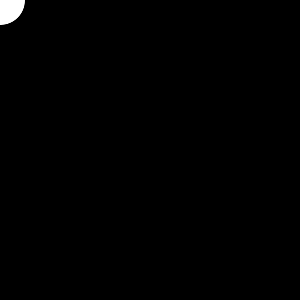
Frame 1 (no input)
Frame 60 (the mouse pressed at the canvas centre just before this capture): identical to frame 1, image omitted
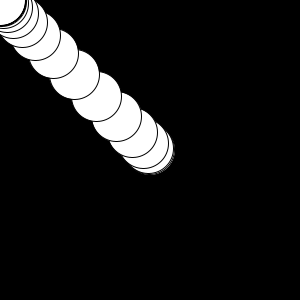
Frame 120 (the mouse held since frame 60 and released just before this capture)

The Processing sketch that drew these frames (run headless with seeded random() and noise(); from frame 60 on, the mouse is pressed at the canvas centre):

// Processing sketch: ComingWithMore
// ── ComingWithMore.pde
void setup () {
  size (300, 300);
}

float[] x = new float[100];
float[] y = new float[100];
float[] vx = new float[100];
float[] vy = new float[100];

void draw () {
  background(0, 0, 0);
  
  x [0] = mouseX;
  y [0] = mouseY;
  ellipse(x[0], y[0], 50, 50);
  for (int i = 1; i < x.length; i++){
    vx[i] = 0.1*(x[i - 1] - x[i]);
    vy[i] = 0.1*(y[i - 1] - y[i]);
    x[i] = x[i] + vx[i];
    y[i] = y[i] + vy[i];
    ellipse(x[i], y[i], 50, 50);
  }
}
